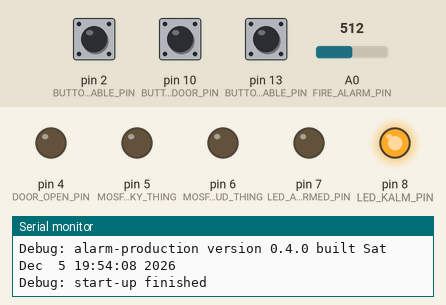
This sketch was run on a simulated Arduino Uno, built with avr-gcc and run on an emulated ATmega328P. On the bench: output pins drawn as LEDs (lit = HIGH), the last lines printed to the serial monitor. Dashed ring = blinking. Inputs (shaded band) come from the test bench; at power-on: pin 13 (BUTTON_ENABLE_PIN) HIGH, pin 2 (BUTTON_DISABLE_PIN) HIGH, pin 10 (BUTTON_DOOR_PIN) HIGH, A0 (FIRE_ALARM_PIN) = 512.

Above: at 1.2 s.
1.3 s: pin 13 (BUTTON_ENABLE_PIN) pulled LOW for 0.15 s
At 1.82 s:
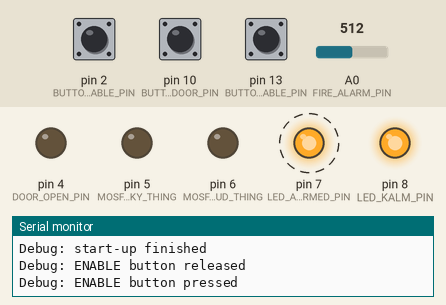
4.4 s: pin 2 (BUTTON_DISABLE_PIN) pulled LOW for 3.2 s
At 7.3 s:
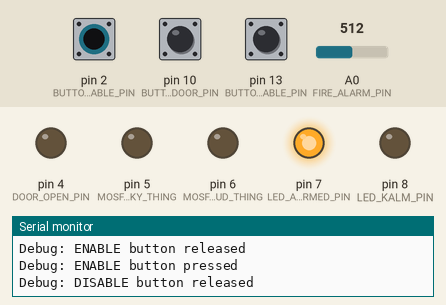
9.1 s: pin 13 (BUTTON_ENABLE_PIN) pulled LOW for 1 s
At 10.47 s:
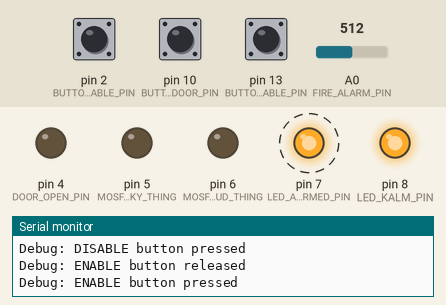
13.1 s: pin 10 (BUTTON_DOOR_PIN) pulled LOW for 3.2 s
19.3 s: pin 2 (BUTTON_DISABLE_PIN) pulled LOW for 0.15 s
At 19.8 s:
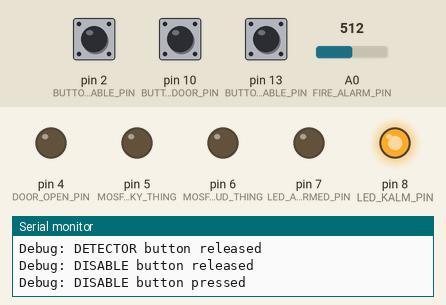
20.9 s: pin 13 (BUTTON_ENABLE_PIN) pulled LOW for 3.2 s
At 31.7 s:
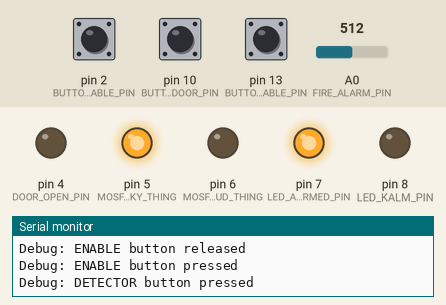
Timing chart, 0 to 43.3 s (numbered marks = the images above; inputs shaded):
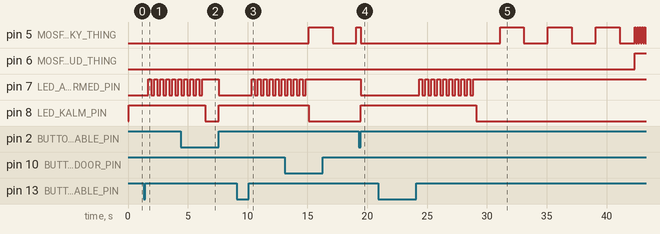

The sketch:

alarm-production.ino
```cpp
#include "alarm.h"
#include <Wiegand.h>

void setup()
{
	Serial.begin(9600);
	Serial.println(F("Debug: starting up"));
	Serial.print(F("Debug: alarm-production version "));
	Serial.print(VERSION);
	Serial.print(F(" built "));
	Serial.println(TIMESTAMP);

	actions_setup();
    buttons_setup();
    wiegand_setup();

	Serial.println(F("Debug: start-up finished"));
}

void loop()
{
    wiegand_processCommand();

	fsm_runStateMachine();
}
```

actions.cpp
```cpp
#include "alarm.h"

extern unsigned long int fix_PanikDelay;
static unsigned long int act_blinkStart = 0;
static unsigned int act_blinkPeriod = 0;
static bool act_alarmLedState = false;

void actions_setup()
{
	pinMode(DOOR_OPEN_PIN, OUTPUT);
	pinMode(MOSFET_LOUD_THING, OUTPUT);
	pinMode(MOSFET_BLINKY_THING, OUTPUT);
	pinMode(LED_ALARMED_PIN, OUTPUT);
	pinMode(LED_KALM_PIN, OUTPUT);
}

void actions_WeeWooWeeWoo()
{
	//Serial.println(F("Debug: enabling the alarm"));
	digitalWrite(MOSFET_LOUD_THING, HIGH);
	actions_blinkAlarm();
}

void actions_calmTFDown()
{
	//Serial.println(F("Debug: disabling the alarm"));
	digitalWrite(MOSFET_LOUD_THING, LOW);
	digitalWrite(MOSFET_BLINKY_THING, LOW);
}

int actions_sniff()
{
    int returnCode = 0;
	static unsigned int fireChecksCount = 0;
	static unsigned int fireChecksDetected = 0;
	static unsigned int fireChecksFalse = 0;
	static bool fireTriggered = false;

	int result = analogRead(FIRE_ALARM_PIN);
//	Serial.print(F("Debug: sniffing: "));
//	Serial.println(result);
	if (result <= 512 && !fireTriggered) {
		fireTriggered = true;
	}

	if (fireTriggered) {
		if (fsm_getState() == FSM_STATE_ALARMED) {
			fireChecksCount++;
			result = analogRead(FIRE_ALARM_PIN);
			if (result <= 512) {
				fireChecksDetected++;
			}
			else {
				fireChecksFalse++;
			}
		}

		if (fireChecksCount >= FIRE_CHECKS_COUNT) {
			if (fireChecksDetected > fireChecksFalse) {
				returnCode = 1;
				Serial.println(F("Debug: oh noes, fire detected"));
			}
			fireTriggered = false;
			fireChecksCount = 0;
			fireChecksDetected = 0;
			fireChecksFalse = 0;
		}
	}

	return returnCode;
}

void actions_bonk()
{
	actions_calmTFDown();
	fsm_setState(FSM_STATE_KALM);
}

void actions_ledAlarmed()
{
	digitalWrite(LED_ALARMED_PIN, HIGH);
	digitalWrite(LED_KALM_PIN, LOW);
}

void actions_ledKalm()
{
	digitalWrite(LED_ALARMED_PIN, LOW);
	digitalWrite(LED_KALM_PIN, HIGH);
}

void actions_setAlarmBlinkPeriod(unsigned int period)
{
	act_blinkPeriod = period;
}

void actions_blinkAlarm()
{
	if (millis() - act_blinkStart >= act_blinkPeriod) {
		digitalWrite(MOSFET_BLINKY_THING, act_alarmLedState);
		act_alarmLedState = !act_alarmLedState;
		act_blinkStart = millis();
	}
}
```

alarm.h
```cpp
#ifndef _ALARM_H_ //Holy shit I'm dumb
#define _ALARM_H_

#include <Arduino.h>

#define VERSION "0.4.0"
#define TIMESTAMP __TIMESTAMP__

#define FSM_STATE_KALM 0
#define FSM_STATE_ALARMED 1
#define FSM_STATE_PANIK 2

#define BUTTON_ENABLE_PIN 13
#define BUTTON_DISABLE_PIN 2
//#define BUTTON_FAILSAFE_PIN 10
//#define BUTTON_OPEN_PIN 4
#define BUTTON_DOOR_PIN 10

#define MOSFET_LOUD_THING 6
#define MOSFET_BLINKY_THING 5

#define WIEGAND_DATA1_PIN 2
#define WIEGAND_DATA2_PIN 3

#define DOOR_OPEN_PIN 4

#define FIRE_ALARM_PIN A0
#define LED_ALARMED_PIN 7
#define LED_KALM_PIN 8

#define PANIK_START_DELAY_MS 10000
#define PANIK_DURATION_MS 10000
#define FAILSAFE_BUTTON_DURATION_MS 20000
#define OPEN_BUTTON_DURATION_MS 5000

#define FIRE_CHECKS_COUNT 10000

void fsm_setState(int state);
int fsm_getState();
void fsm_runStateMachine();

void buttons_setup();
int buttons_checkDetector();
int buttons_checkEnable();
int buttons_checkDisable();

void actions_setup();

void actions_WeeWooWeeWoo(); //Enables the loud thingy
void actions_calmTFDown(); //Disables the loud thingy

int actions_sniff(); //Checks the smoke detector

void actions_bonk(); //Disables everything

void actions_ledAlarmed();
void actions_ledKalm();

void actions_blinkAlarm();
void actions_setAlarmBlinkPeriod(unsigned int period);

void wiegand_setup();

void wiegand_processCommand();

#endif
```

buttons.cpp
```cpp
#include "alarm.h"
#include <Button.h>

Button buttonEnable(BUTTON_ENABLE_PIN);
Button buttonDisable(BUTTON_DISABLE_PIN);
//Button buttonFailsafe(BUTTON_FAILSAFE_PIN);
//Button buttonOpen(BUTTON_OPEN_PIN);
Button buttonDetector(BUTTON_DOOR_PIN);

void buttons_setup()
{
	buttonEnable.begin();
	buttonDisable.begin();
	buttonDetector.begin();
}

int buttons_checkDetector()
{
	if (buttonDetector.toggled()) {
		if (buttonDetector.read() == Button::PRESSED) {
			Serial.println(F("Debug: DETECTOR button pressed"));
			return 1;
		}
		else {
			Serial.println(F("Debug: DETECTOR button released"));
			return -1;
		}
	}
	return 0;
}

int buttons_checkEnable()
{
	if (buttonEnable.toggled()) {
		if (buttonEnable.read() == Button::PRESSED) {
			Serial.println(F("Debug: ENABLE button pressed"));
			return 1;
		}
		else {
			Serial.println(F("Debug: ENABLE button released"));
			return -1;
		}
	}
	return 0;
}

int buttons_checkDisable()
{
	if (buttonDisable.toggled()) {
		if (buttonDisable.read() == Button::PRESSED) {
			Serial.println(F("Debug: DISABLE button pressed"));
			return 1;
		}
		else {
			Serial.println(F("Debug: DISABLE button released"));
			return -1;
		}
	}
	return 0;
}
```

statemachine.cpp
```cpp
#include "alarm.h"

int fsm_globalAlarmState = FSM_STATE_KALM;
int fsm_globalPreviousState = FSM_STATE_KALM;

unsigned long int fix_PanikDelay = 0;

static void fsm_stateAlarmed()
{
	actions_setAlarmBlinkPeriod(2000);
	actions_ledAlarmed();
    digitalWrite(MOSFET_LOUD_THING, LOW);

	actions_blinkAlarm();

    if (actions_sniff()) {
        fsm_globalPreviousState = fsm_globalAlarmState;
		fsm_setState(FSM_STATE_PANIK);
    }

	if (buttons_checkDetector() == -1) {
		fix_PanikDelay = millis();
		fsm_globalPreviousState = fsm_globalAlarmState;
		fsm_setState(FSM_STATE_PANIK);
	}

	if (buttons_checkDisable() == 1) {
		fsm_setState(FSM_STATE_KALM);
	}
}

static void fsm_stateKalm()
{
	actions_ledKalm();
	actions_calmTFDown();
    digitalWrite(MOSFET_BLINKY_THING, LOW); //Doing this explicitly because this sick fuck can't do this

	if (buttons_checkEnable() == 1) {
		for (int i = 0; i < 20; i++) {
			delay(250);
			digitalWrite(LED_ALARMED_PIN, !digitalRead(LED_ALARMED_PIN));
		}
		fsm_setState(FSM_STATE_ALARMED);
	}
}

static void fsm_statePanik()
{
	static bool dumbFix = false;
	static unsigned long start = 0;

	if (fix_PanikDelay != 0) {
		if (millis() - fix_PanikDelay >= PANIK_START_DELAY_MS) {
			fix_PanikDelay = 0;
		}
		else {
			if (buttons_checkDisable() == 1) {
				fsm_setState(FSM_STATE_KALM);
			}

			actions_blinkAlarm();
			return;
		}
	}

	if (!dumbFix) {
		start = millis();
		dumbFix = true;
	}

	if (millis() - start >= PANIK_DURATION_MS) { //TODO: change delay
		dumbFix = false;
		fsm_setState(fsm_globalPreviousState);
	}

	if (buttons_checkDisable() == 1) {
		fsm_setState(FSM_STATE_KALM);
	}
	actions_setAlarmBlinkPeriod(100);

	actions_blinkAlarm();
	actions_WeeWooWeeWoo();
}

void fsm_setState(int state)
{
	fsm_globalAlarmState = state;
}

int fsm_getState()
{
	return fsm_globalAlarmState;
}

void fsm_runStateMachine()
{
	if (fsm_globalAlarmState == FSM_STATE_KALM) fsm_stateKalm();
	if (fsm_globalAlarmState == FSM_STATE_ALARMED) fsm_stateAlarmed();
	if (fsm_globalAlarmState == FSM_STATE_PANIK) fsm_statePanik();
}
```

Measured:
- after the input at 1.3 s, pin 7 (LED_ALARMED_PIN): alternates HIGH for 0.25 s and LOW for 0.25 s, starting after 0.40 s
- after the input at 4.4 s, pin 5 (MOSFET_BLINKY_THING): stays LOW (without the input it goes to HIGH after 4.1 s)
- after the input at 9.1 s, pin 7 (LED_ALARMED_PIN): alternates HIGH for 0.25 s and LOW for 0.25 s, starting after 1.3 s
- after the input at 19.3 s, pin 5 (MOSFET_BLINKY_THING), pin 7 (LED_ALARMED_PIN): HIGH → LOW after 0.15 s; pin 8 (LED_KALM_PIN): LOW → HIGH after 0.15 s
- after the input at 20.9 s, pin 5 (MOSFET_BLINKY_THING): LOW → HIGH after 10.2 s, → LOW 2.0 s later, → HIGH 2.0 s later, → LOW 2.0 s later, … (16 changes in this stretch); pin 6 (MOSFET_LOUD_THING): LOW → HIGH after 21.5 s
